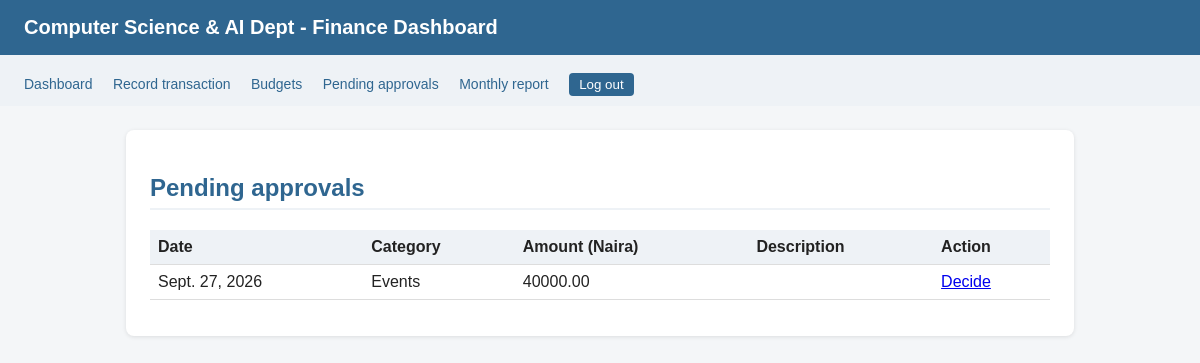
/approvals/ (signed in), run on the app's committed database.
### core/models.py (models this page shows, shortened)
class Approval(models.Model):
    PENDING = "PENDING"
    APPROVED = "APPROVED"
    REJECTED = "REJECTED"
    STATUS_CHOICES = [(PENDING, "Pending"), (APPROVED, "Approved"), (REJECTED, "Rejected")]
    status = models.CharField(max_length=10, choices=STATUS_CHOICES, default=PENDING)
    decision_date = models.DateTimeField(null=True, blank=True)
    comment = models.CharField(max_length=255, blank=True)
    transaction = models.OneToOneField(Transaction, on_delete=models.CASCADE, related_name="approval")
    decided_by = models.ForeignKey(User, on_delete=models.SET_NULL, null=True, blank=True, related_name="decisions")

class Transaction(models.Model):
    date = models.DateField()
    amount = models.DecimalField(max_digits=12, decimal_places=2)
    transaction_type = models.CharField(max_length=10, choices=Category.TYPE_CHOICES)
    description = models.CharField(max_length=255, blank=True)
    receipt_ref = models.CharField(max_length=50)
    category = models.ForeignKey(Category, on_delete=models.PROTECT, related_name="transactions")
    recorded_by = models.ForeignKey(User, on_delete=models.PROTECT, related_name="transactions")

class Category(models.Model):
    INCOME = "INCOME"
    EXPENSE = "EXPENSE"
    TYPE_CHOICES = [(INCOME, "Income"), (EXPENSE, "Expense")]
    name = models.CharField(max_length=100)
    category_type = models.CharField(max_length=10, choices=TYPE_CHOICES)
    class Meta:
        verbose_name_plural = "Categories"

### core/views.py (the view)
# urls.py: path("approvals/", approvals_list, name="approvals_list"),
@login_required
def approvals_list(request):
    pending = Approval.objects.filter(status="PENDING").select_related("transaction")
    return render(request, "core/approvals_list.html", {"pending": pending})

### core/templates/core/approvals_list.html (shortened to what this page needs)
{% extends "core/base.html" %}
{% block content %}
<h2>Pending approvals</h2>
<table>
    <tr><th>Date</th><th>Category</th><th>Amount (Naira)</th><th>Description</th><th>Action</th></tr>
    {% for approval in pending %}
    <tr>
        <td>{{ approval.transaction.date }}</td>
        <td>{{ approval.transaction.category.name }}</td>
        <td>{{ approval.transaction.amount|floatformat:2 }}</td>
        <td>{{ approval.transaction.description }}</td>
        <td><a href="{% url 'decide_approval' approval.id %}">Decide</a></td>
    </tr>
    {% empty %}
    <tr><td colspan="5">No pending approvals.</td></tr>
    {% endfor %}
</table>
{% endblock %}

### core/static/core/style.css (style rules this page uses)
body { font-family: Arial, sans-serif; background-color: #f4f6f8; color: #222; margin: 0; padding: 0; }
h2 { color: #2f6690; border-bottom: 2px solid #eef2f6; padding-bottom: 6px; }
table { width: 100%; border-collapse: collapse; margin: 12px 0; }
th, td { padding: 8px; text-align: left; border-bottom: 1px solid #ddd; }
th { background-color: #eef2f6; }

### data on the page
Approval: transaction "Sept. 27, 2026", transaction.category.name "Events", transaction.amount "40000.00"
